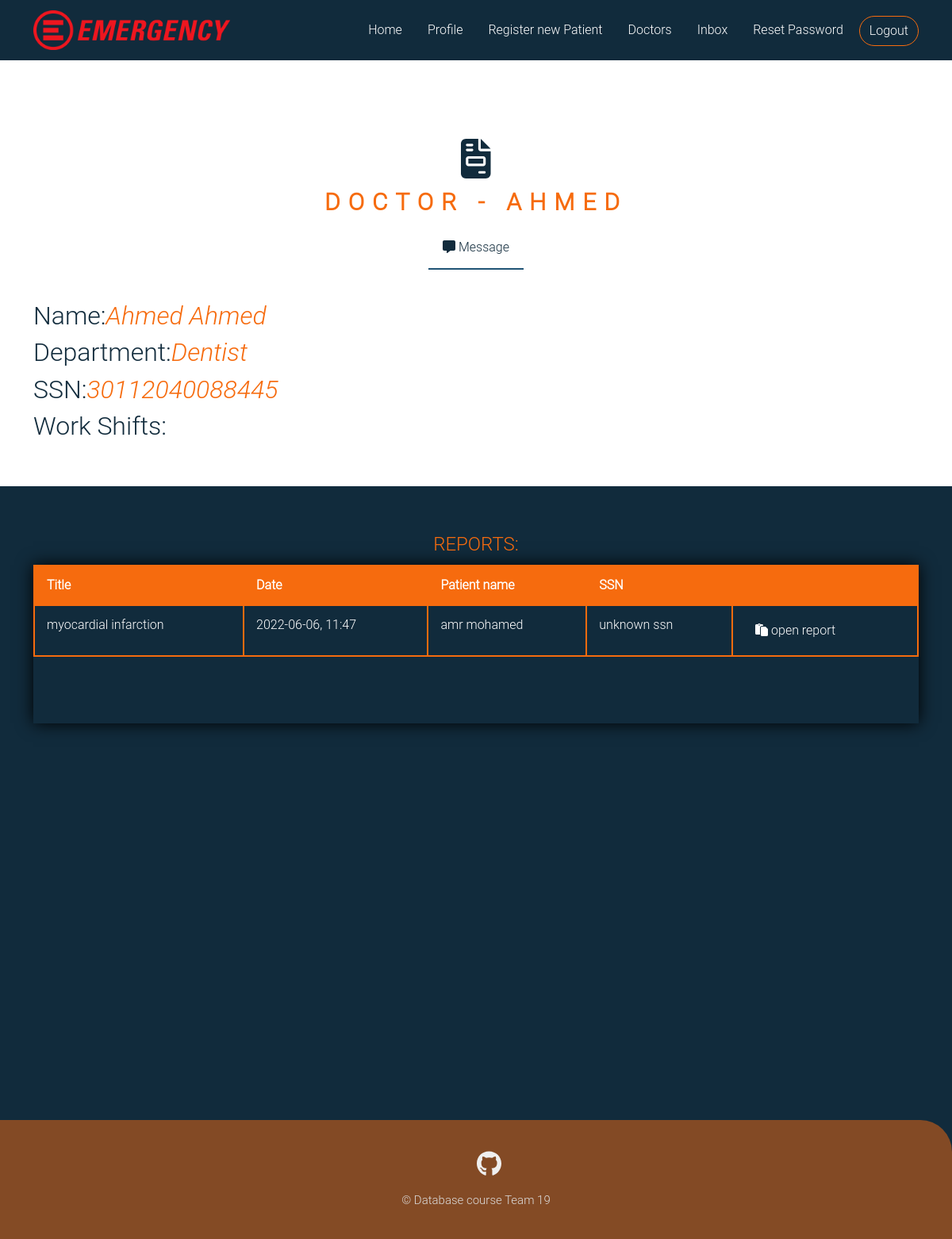
Screenshot of /profile/1 (signed in) with the database file from the repository.
### emergencydebartment/models.py (models this page shows, shortened)
class User(db.Model, UserMixin):
    __tablename__ = 'user_table'
    id = db.Column(db.Integer, primary_key=True)
    ssn = db.Column(db.Integer, unique=True,nullable=False)
    Fname = db.Column(db.String(20),nullable=False)
    Sname = db.Column(db.String(20))
    Lname = db.Column(db.String(20),nullable=False)
    gender = db.Column(db.String(6),nullable=False)
    phone = db.Column(db.String(11), default='Unknown')
    address = db.Column(db.String(70), default='Unknown')
    birth_date = db.Column(db.DateTime,nullable=False)
    user_role = db.Column(db.String(15), nullable=False, default='Patient')
    password = db.Column(db.String(61),nullable=False)

class Doctor(User):
    id = db.Column(db.Integer, db.ForeignKey('user_table.id'),primary_key=True)
    hiring_date = db.Column(db.DateTime, nullable=False,default = datetime.utcnow)
    salary = db.Column(db.Integer, nullable=False)
    speciallity = db.Column(db.String(80),nullable=False)
    image_file = db.Column(db.String(20),nullable = False, default='default.jpg')
    time_shift = db.Column(db.String(50))
    email = db.Column(db.String(20),unique=True,nullable=False)
    examination = db.relationship('Report',  backref='doctor', lazy=True, foreign_keys = 'Report.doctor_id')
    Inbox = db.relationship('Message',  backref='doctor', lazy=True, foreign_keys = 'Message.receiver_id')

class Report(db.Model):
    id = db.Column(db.Integer, primary_key=True)
    patient_id = db.Column(db.Integer, db.ForeignKey('patient.id'),nullable = False, default=99999999999999)
    doctor_id =  db.Column(db.Integer, db.ForeignKey('doctor.id'),nullable = False)
    patient_ssn = db.Column(db.Integer,nullable=False, default=99999999999999)
    date =  db.Column(db.DateTime, default = datetime.utcnow)
    title = db.Column(db.String(50),nullable = False )
    condition = db.Column(db.String(300))
    urgency = db.Column(db.String(7))
    treatment = db.Column(db.String(100))
    recommendation = db.Column(db.String(100))
    images = db.relationship('Images',  backref='Report', lazy=True, foreign_keys = 'Images.report_id')

### emergencydebartment/routes.py (the view)
@app.route("/profile/<int:doctor_id>")
@login_required(role = 'Doctor')
def profile(doctor_id):
    doctor = Doctor.query.get_or_404(doctor_id)
    reports = doctor.examination
    patients_names_list = list()
    doctor_times = doctor.time_shift
    time_list = list()
    if doctor_times:
        time_list = doctor_times.split('$')
    for report in reports:
        if report.patient_id != 99999999999999:patients_names_list.append(Patient.query.get(report.patient_id).Fname + " "+Patient.query.get(report.patient_id).Lname )
        else:patients_names_list.append('unkown patient')
    print(patients_names_list)
    return render_template('profile.html', doctor= doctor, reports_names= list(zip(reports, patients_names_list)), time_list=time_list)

### emergencydebartment/models.py (called while the page is built)
@login_manager.user_loader
def load_user(user_id):
    return User.query.get(int(user_id))

### emergencydebartment/routes.py (called while the page is built)
def login_required(role="ANY"):
    def wrapper(fn):
        @wraps(fn)
        def decorated_view(*args, **kwargs):
            if not current_user.is_authenticated:
              return login_manager.unauthorized()
            if current_user.user_role != 'Admin':
                if ((current_user.user_role != role) and (role != "ANY")):
                    return login_manager.unauthorized()
            return fn(*args, **kwargs)
        return decorated_view
    return wrapper

### emergencydebartment/templates/profile.html (shortened to what this page needs)
{% extends "layout.html" %}
{% block content %}
        <section class="services pt-5 pb-5">
            <div class="container">
              <div class="main-title mt-5 mb-5 position-relative text-center">
                <h1 class="serv-icon mb-0">
                  <i class="fas fa-file-invoice align-items-center"></i>
                </h1>
                <p class="title ">Doctor - {{doctor.Fname}}</p>
                <td><a class="calling_btn btn rounded-pill main-btn " style="color:#112b3c ;" href="{{url_for('send_message',receive_id=doctor.id)}} "> <i class="fa-solid fa-message"></i> Message</a></a></td>
              </div>
                <div class="textblue">
                    <h2>Name:<i class="textgold">{{ doctor.Fname }} {{ doctor.Lname }}</i></h2>
                    <h2>Department:<i class="textgold">{{doctor.speciallity}}</i> </h2>
                    <h2>SSN:<i class="textgold">{{doctor.ssn}}</i></h2>
                    <h2>Work Shifts: </h2>
                </div>
            </div>
        </section>
        <div class="container">
            <legend class="textgold text-uppercase"> reports:</legend>
            {% if not reports_names %}
            <div class="box backwhite text-center" style="color:white ;">
                There is no reports to show for {{ doctor.Fname }}  {{ doctor.Lname }}
            </div>
            {% else %}
            <div class="content-table ">
                <div class="scrollme">
                    <table class="table table-bordered table-responsive">
                        <thead>
                            <tr >
                                <th scope="col">Title</th>
                                <th scope="col">Date</th>
                                <th scope="col">Patient name</th>
                                <th scope="col">SSN</th>
                                <th scope="col"></th>
                            </tr>
                        </thead>
                        <tbody>
                        {% for report, name in reports_names %}
                            <tr>
                                <td>{{report.title}}</td>
                                <td>{{report.date.strftime("%Y-%m-%d, %H:%M")}}</td>
                                <td>{{name}}</td>
                                <td>{% if report.patient_ssn != 99999999999999 %}
                                    <a href="{{ url_for('search_patient' , patient_ssn = report.patient_ssn)}}" class="stretched-link">
                                    {{report.patient_ssn}}</a>
                                        {% else %}
                                    unknown ssn
                                    {% endif %}
                                    </td>
                                    <td><a class="calling_btn btn rounded-pill main-btn " style="color:white ;" href="{{ url_for('report' , report_id = report.id)}} "> <i class="fa-solid fa-paste"></i> open report</a></a></td>
                            </tr>
                            {% endfor %}
                        </tbody>
                    </table>
                </div>
            </div>
            {% endif %}
        </div>
{% endblock %}

### emergencydebartment/static/styles/style.css (style rules this page uses)
:root { --blue-color: #112B3C; --orange-color:#F66B0E; --blue-off-color:#205375; --white-off-color:#EFEFEF; --gray-color:#DDDDDD; }
body { font-family: 'Roboto Light',sans-serif; background-color: var(--blue-color); }
.textgold { color: #f66b0e; }
.services { background:white; margin-bottom: 0; }
.services .serv-icon { color: var(--blue-color); font-size: 50px; }
.services .title { text-transform: uppercase; letter-spacing: 10px; color: var(--orange-color); font-weight: bolder; font-size: 30px; }
.main-title::after { content: ""; width: 120px; height: 2px; background-color:var(--blue-off-color); position: absolute; bottom: -10px; left: 50%; transform: translateX(-50%) translateY(-50%); }
legend { margin-top: 5%; color: white; text-align: center; }
.textblue { color: #112B3C; }

### emergencydebartment/static/styles/table.css (style rules this page uses)
.content-table { border-collapse: collapse; margin: 25px 0; min-width: 400px; max-width: 1400px; min-height: 200px; box-shadow: 0 0 20px rgb(0, 0, 0.15); }
.content-table thead tr { background-color: #f66b0e; color: white; text-align: left; font-weight: bold; border: 2px solid #f66b0e; }
.content-table th, .content-table td { padding: 12px 15px; color: white; border: 2px solid #f66b0e; }

### emergencydebartment/static/styles/login.css (style rules this page uses)
:root { --blue-color: #112B3C; --orange-color:#F66B0E; --blue-off-color:#205375; --white-off-color:#EFEFEF; --gray-color:#DDDDDD; }
html, body { height: 100%; font-family: 'Roboto Light',sans-serif; background-color: var(--blue-color); }

### rows the page displays
User: Fname "AHMED", Fname "Ahmed", Lname "Ahmed", ssn "30112040088445"
Doctor: speciallity "Dentist"
Report: title "myocardial infarction", date "2022-06-06, 11:47", name "amr mohamed", patient_ssn "unknown ssn"
